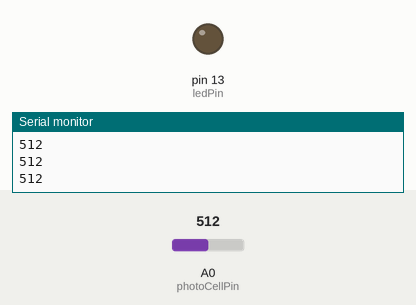
A sketch run on a simulated Arduino Uno, built with avr-gcc and run on an emulated ATmega328P. On the bench: output pins drawn as LEDs (lit = HIGH), the last lines printed to the serial monitor. The test bench sets the inputs (shaded band); at power-on: A0 (photoCellPin) = 512.

Above: at 1.2 s.
1.3 s: A0 (photoCellPin) set to 21
2.8 s: A0 (photoCellPin) set to 18
At 3.2 s:
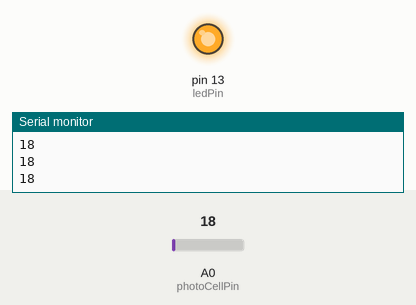
4.3 s: A0 (photoCellPin) set to 122
At 5.5 s:
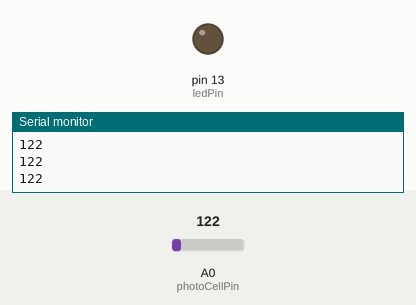
5.8 s: A0 (photoCellPin) set to 10
At 6.7 s:
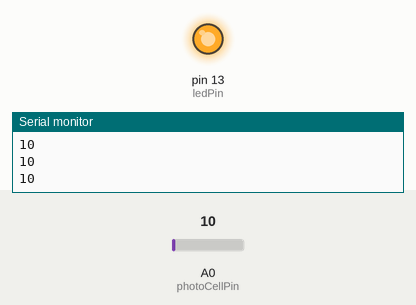
Timing chart, 0 to 8.3 s (numbered marks = the images above; inputs shaded):
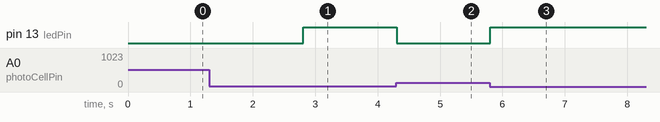

The sketch:

photoCell_print_value.ino
```cpp
const int photoCellPin = A0;
const int ledPin = 13;

int photoCellValue = 0;
int ledState = 0;

int threshold = 20;

void setup() {
  // put your setup code here, to run once:
  Serial.begin(9600);
  pinMode(photoCellPin , INPUT);
  pinMode(ledPin , OUTPUT);
}
//the led lights up when pe put the finger on the photo cell
void loop() {
  // put your main code here, to run repeatedly:
  photoCellValue = analogRead(photoCellPin);
  Serial.println(photoCellValue);

  if(photoCellValue < threshold)
  {
    ledState = HIGH;
  }
  else ledState = LOW;

  digitalWrite(ledPin , ledState);
}
```

Measured:
- the behaviour switches between 20 and 19 on A0 (photoCellPin) (found by bisection; images 0 and 1)
- after the input at 2.8 s, pin 13 (ledPin): LOW → HIGH at once
- after the input at 4.3 s, pin 13 (ledPin): HIGH → LOW at once
- after the input at 5.8 s, pin 13 (ledPin): LOW → HIGH at once
